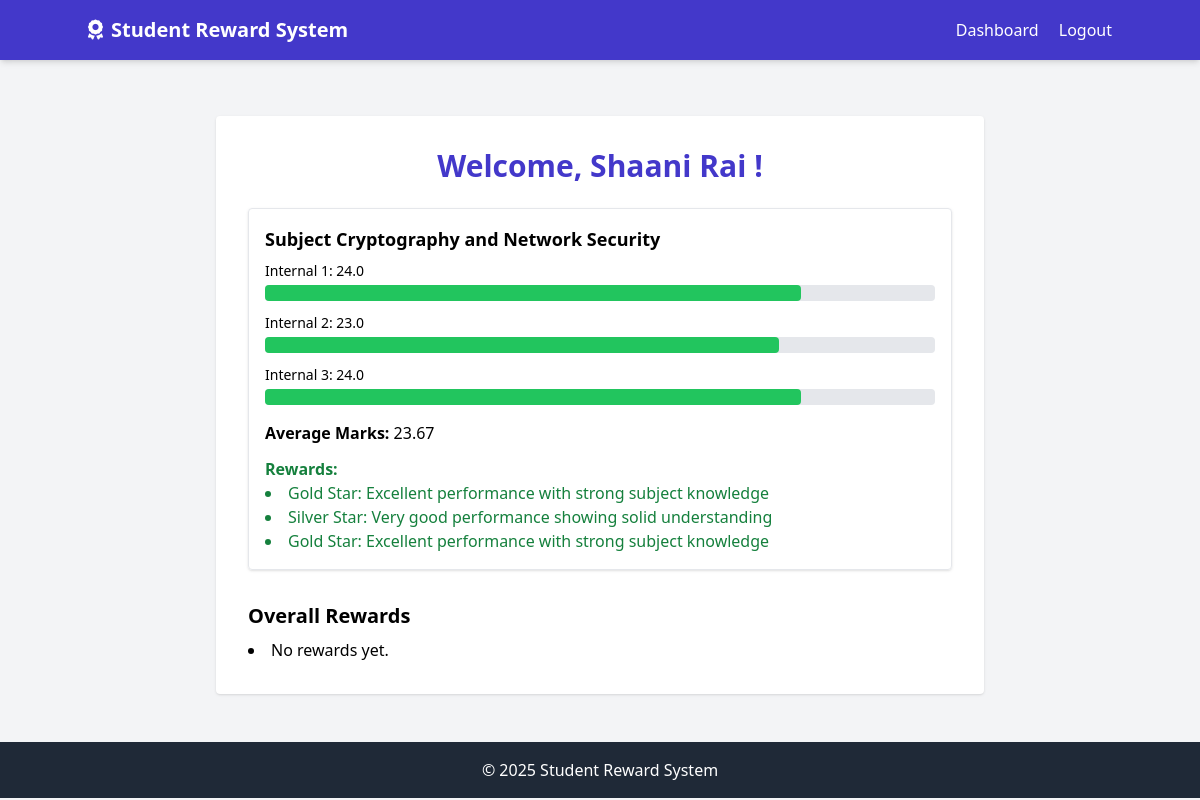
The page /student/dashboard (signed in) on the database its author committed.
### models.py (models this page shows, shortened)
class Student(db.Model):
    id = db.Column(db.Integer, primary_key=True)
    name = db.Column(db.String(100), nullable=False)
    usn = db.Column(db.String(20), unique=True, nullable=False)
    created_at = db.Column(db.DateTime, default=datetime.utcnow)
    marks = db.relationship('Mark', backref='student', lazy=True)
    rewards = db.relationship('Reward', backref='student', lazy=True)

class Subject(db.Model):
    id = db.Column(db.Integer, primary_key=True)
    name = db.Column(db.String(100), nullable=False)
    code = db.Column(db.String(20), unique=True, nullable=False)
    faculty_id = db.Column(db.Integer, db.ForeignKey('faculty.id'), nullable=True)
    created_at = db.Column(db.DateTime, default=datetime.utcnow)
    marks = db.relationship('Mark', backref='subject', lazy=True)
    rewards = db.relationship('Reward', backref='subject', lazy=True)
    applicable_classes = db.Column(db.String(200), nullable=True)  # comma-separated list

class Mark(db.Model):
    id = db.Column(db.Integer, primary_key=True)
    student_id = db.Column(db.Integer, db.ForeignKey('student.id'), nullable=False)
    subject_id = db.Column(db.Integer, db.ForeignKey('subject.id'), nullable=False)
    internal_number = db.Column(db.Integer, nullable=False)  # 1, 2, or 3
    marks = db.Column(db.Float, nullable=False)
    created_at = db.Column(db.DateTime, default=datetime.utcnow)

class Reward(db.Model):
    id = db.Column(db.Integer, primary_key=True)
    student_id = db.Column(db.Integer, db.ForeignKey('student.id'), nullable=False)
    subject_id = db.Column(db.Integer, db.ForeignKey('subject.id'), nullable=False)
    internal_number = db.Column(db.Integer, nullable=False)
    reward_type = db.Column(db.String(50), nullable=False)
    description = db.Column(db.Text, nullable=True)
    created_at = db.Column(db.DateTime, default=datetime.utcnow)
    encrypted_message = db.Column(db.Text, nullable=True)
    encrypted_aes_key = db.Column(db.Text, nullable=True)
    nonce = db.Column(db.Text)
    tag = db.Column(db.Text)

### routes.py (the view)
    @app.route('/student/dashboard')
    def student_dashboard():
        if 'student_id' not in session:
            flash('Please login first', 'error')
            return redirect(url_for('student_login'))
        student_id = session['student_id']
        student = Student.query.get(student_id)
        subject_ids = db.session.query(Mark.subject_id).filter_by(student_id=student_id).distinct()
        subjects = Subject.query.filter(Subject.id.in_(subject_ids)).all()
        subjects_data = []
        for subject in subjects:
            marks = Mark.query.filter_by(student_id=student_id, subject_id=subject.id).all()
            mark_map = {m.internal_number: m.marks for m in marks}
            avg = sum(mark_map.values()) / 3 if len(mark_map) == 3 else None
            rewards = Reward.query.filter_by(student_id=student_id, subject_id=subject.id).all()
            subjects_data.append({
                'subject': subject,
                'i1': mark_map.get(1, '-'),
                'i2': mark_map.get(2, '-'),
                'i3': mark_map.get(3, '-'),
                'avg': f"{avg:.2f}" if avg else 'Incomplete',
                'rewards': rewards
            })
        return render_template('student_dashboard.html', student=student, subjects_data=subjects_data)

### templates/student_dashboard.html
{% extends "base.html" %}
{% block content %}
<div class="max-w-3xl mx-auto mt-10 p-8 bg-white rounded shadow">
    <h2 class="text-3xl font-bold mb-6 text-indigo-700 text-center">
        Welcome, {{ student.name }}!
    </h2>
    {% for subj in subjects_data %}
    <div class="mb-8 p-4 border rounded shadow">
        <h3 class="font-semibold mb-2 text-lg">{{ subj.subject.name }}</h3>
        <div class="space-y-3">
            {% for i in [1, 2, 3] %}
            {% set score = subj['i' ~ i] %}
            {% if score != '-' %}
                {% set percent = (score / 30) * 100 %}
                {% if percent >= 75 %}
                    {% set bar_color = 'bg-green-500' %}
                {% elif percent >= 50 %}
                    {% set bar_color = 'bg-orange-400' %}
                {% else %}
                    {% set bar_color = 'bg-red-500' %}
                {% endif %}
            {% else %}
                {% set percent = 0 %}
                {% set bar_color = 'bg-gray-300' %}
            {% endif %}
            <div>
                <p class="text-sm mb-1">Internal {{ i }}: {{ score }}</p>
                <div class="w-full bg-gray-200 rounded h-4">
                    <div class="{{ bar_color }} h-4 rounded" style="width: {{ percent }}%"></div>
                </div>
            </div>
            {% endfor %}
        </div>
        <p class="mt-4"><strong>Average Marks:</strong> {{ subj.avg }}</p>
        {% if subj.rewards and subj.rewards|length > 0 %}
        <div class="mt-3 text-green-700">
            <h4 class="font-semibold">Rewards:</h4>
            <ul class="list-disc list-inside">
                {% for reward in subj.rewards %}
                <li>{{ reward.reward_type }}: {{ reward.description }}</li>
                {% endfor %}
            </ul>
        </div>
        {% endif %}
    </div>
    {% endfor %}
    <h3 class="text-xl font-semibold mt-8 mb-2">Overall Rewards</h3>
    <ul class="list-disc list-inside">
        {% set rewards_found = false %}
        {% for subj in subjects_data %}
            {% if subj.rewards|length > 0 %}
                {% set rewards_found = true %}
            {% endif %}
        {% endfor %}
        {% if not rewards_found %}
            <li>No rewards yet.</li>
        {% else %}
            {% for subj in subjects_data %}
                {% for reward in subj.rewards %}
                    <li>{{ reward.reward_type }} for {{ subj.subject.name }}</li>
                {% endfor %}
            {% endfor %}
        {% endif %}
    </ul>
</div>
{% endblock %}

### rows shown on the page
Student: name "Shaani Rai"
Subject: subject.name "Subject Cryptography and Network Security"
Mark: 3 "24.0"
Mark: 3 "23.0"
Mark: 3 "24.0"
Reward: reward_type "Gold Star", description "Excellent performance with strong subject knowledge"
Reward: reward_type "Silver Star", description "Very good performance showing solid understanding"
Reward: reward_type "Gold Star", description "Excellent performance with strong subject knowledge"

### other values the page prints
{{ i }} "1" "2" "3"
{{ subj.avg }} "23.67"
